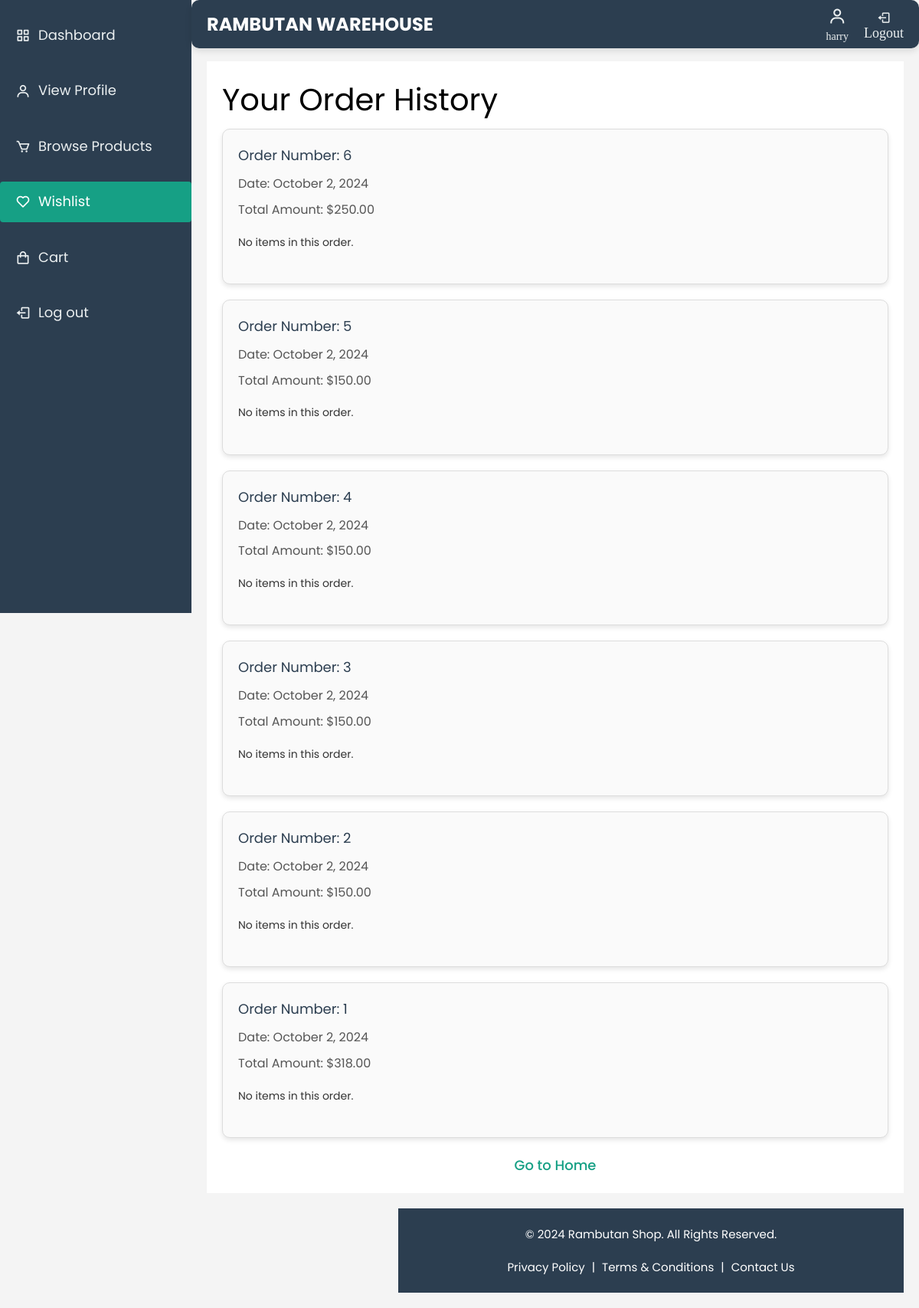
The page /order_history/ (signed in) on the database as committed earlier.
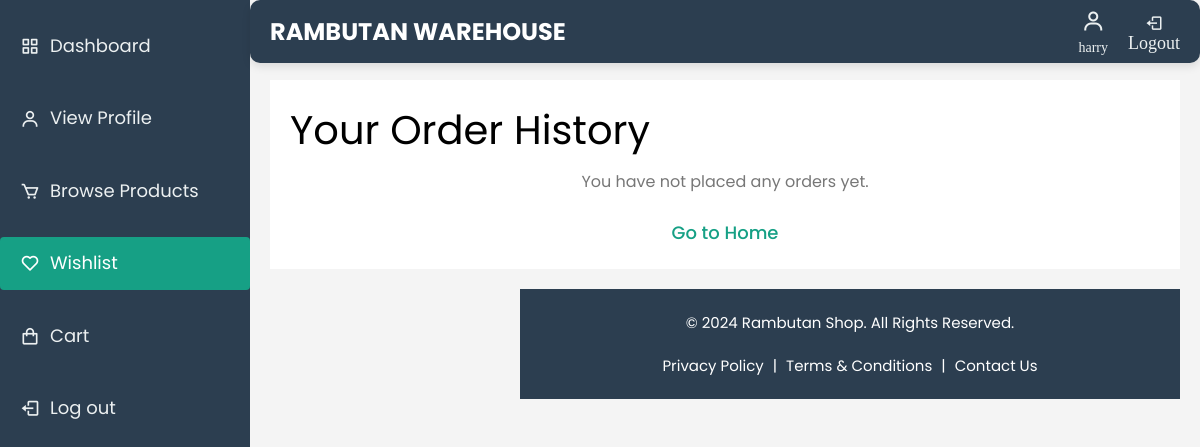
The same page on the database as committed later.
### warehouse/models.py (models this page shows, shortened)
class Order(models.Model):
    billing_detail = models.ForeignKey(BillingDetail, on_delete=models.CASCADE, related_name='orders')
    user = models.ForeignKey(settings.AUTH_USER_MODEL, on_delete=models.CASCADE, related_name='orders')
    total_amount = models.DecimalField(max_digits=10, decimal_places=2)
    payment_method = models.CharField(max_length=50)
    order_number = models.AutoField(primary_key=True)
    created_at = models.DateTimeField(auto_now_add=True)
    class Meta:
        ordering = ['-created_at']

### warehouse/views.py (the view)
# urls.py: path('order_history/', order_history, name='order_history'),
@login_required
def order_history(request):
    orders = Order.objects.filter(user=request.user).prefetch_related('items')
    return render(request, 'order_history.html', {
        'orders': orders
    })

### warehouse/templates/order_history.html (shortened to what the changed rows need)
{% load static %}
<!DOCTYPE html>
<html lang="en" dir="ltr">
<head>
    <link href='https://unpkg.com/boxicons@2.0.7/css/boxicons.min.css' rel='stylesheet'>
    <link href="https://cdn.jsdelivr.net/npm/sweetalert2@11/dist/sweetalert2.min.css" rel="stylesheet">
    <link rel="stylesheet" href="{% static 'css/open-iconic-bootstrap.min.css' %}">
    <link rel="stylesheet" href="{% static 'css/animate.css' %}">
    <link rel="stylesheet" href="{% static 'css/owl.carousel.min.css' %}">
    <link rel="stylesheet" href="{% static 'css/owl.theme.default.min.css' %}">
    <link rel="stylesheet" href="{% static 'css/magnific-popup.css' %}">
    <link rel="stylesheet" href="{% static 'css/aos.css' %}">
    <link rel="stylesheet" href="{% static 'css/ionicons.min.css' %}">
    <link rel="stylesheet" href="{% static 'css/bootstrap-datepicker.css' %}">
    <link rel="stylesheet" href="{% static 'css/jquery.timepicker.css' %}">
    <link rel="stylesheet" href="{% static 'css/flaticon.css' %}">
    <link rel="stylesheet" href="{% static 'css/icomoon.css' %}">
    <link rel="stylesheet" href="{% static 'css/style.css' %}">
</head>
<body>
    <section class="home-section">
    <div class="main-content">
        <h1>Your Order History</h1>
        {% if orders %}
            <div class="order-listing">
                {% for order in orders %}
                    <div class="order-card">
                        <h3>Order Number: {{ order.order_number }}</h3>
                        <p>Date: {{ order.created_at|date:"F j, Y" }}</p>
                        <p>Total Amount: ${{ order.total_amount }}</p>
                        <ul class="order-items">
                            {% for item in order.items.all %}
                                <img src="{% if item.rambutan_post.image %}/media/{{ item.rambutan_post.image }}{% endif %}" alt="{{ product.name }}" width="100px">
                                <li><span>{{ item.rambutan_post.name }}</span> - Quantity: {{ item.quantity }} - Price: ${{ item.price }}</li>
                            {% empty %}
                                <li>No items in this order.</li>
                            {% endfor %}
                        </ul>
                    </div>
                {% endfor %}
            </div>
        {% else %}
            <p class="no-orders">You have not placed any orders yet.</p>
        {% endif %}
        <div class="go-home">
            <a href="{% url 'customer_dashboard' %}">Go to Home</a>
        </div>
    </div>
    </section>
</body>
</html>

Rows that differ between the two databases and show on the page:
removed Order: order_number "6", created_at "October 2, 2024", total_amount "250.00"
removed Order: order_number "5", created_at "October 2, 2024", total_amount "150.00"
removed Order: order_number "4", created_at "October 2, 2024", total_amount "150.00"
removed Order: order_number "3", created_at "October 2, 2024", total_amount "150.00"
removed Order: order_number "2", created_at "October 2, 2024", total_amount "150.00"
removed Order: order_number "1", created_at "October 2, 2024", total_amount "318.00"
Other text that changed with them:
text now shown: "You have not placed any orders yet."
